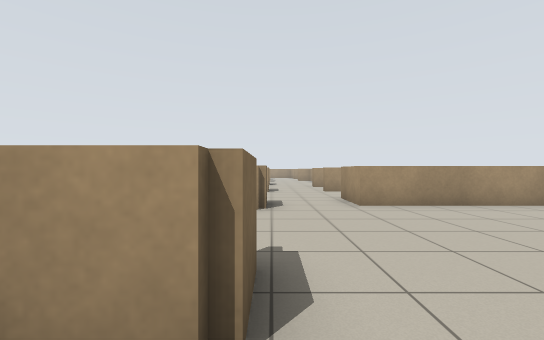
[1] (above)

24 first-person views from a walk through a robot-simulator world made for Stage. The camera is 0.9 m above the floor, looks level and sees 90° across. The lines on the ground mark 1 m squares. The floor is counted in squares, 1 m on a side. Each view is taken from the middle of a square. On the plan, view 1 faces up. The plan holds only what a view shows up to about 11 squares ahead; the rest is blank. Robots are left out.

[2]
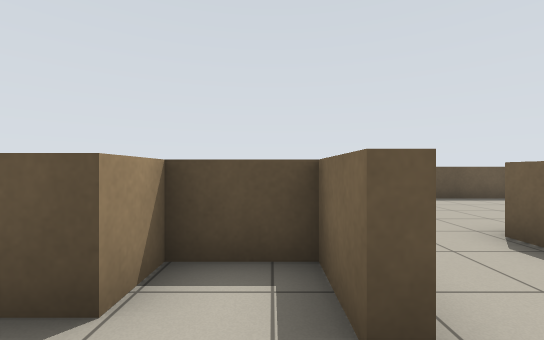

[3]
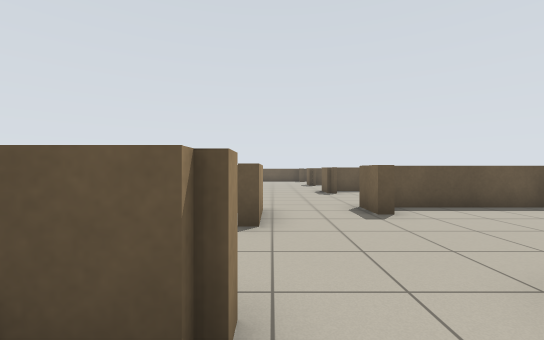

[4]
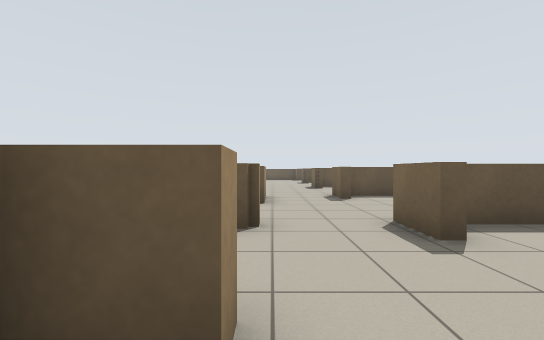

[5]
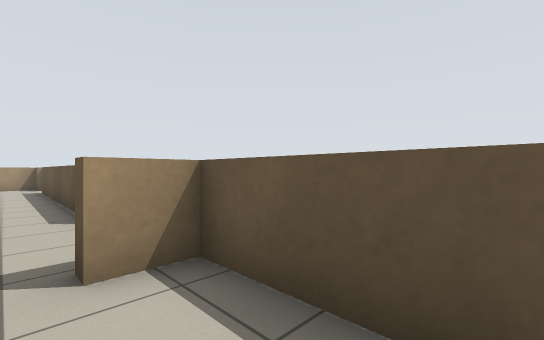

[6]
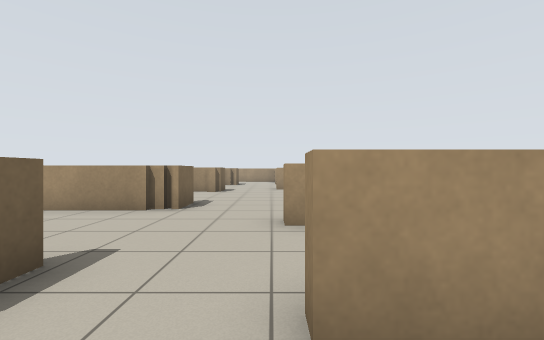

[7]
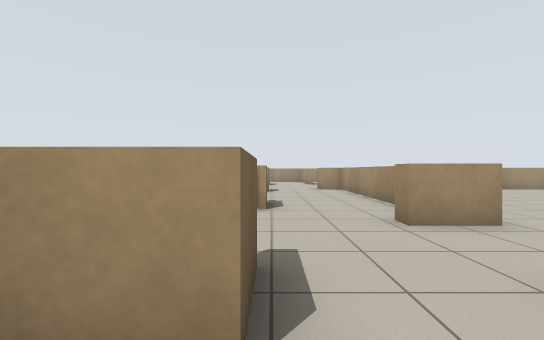

[8]
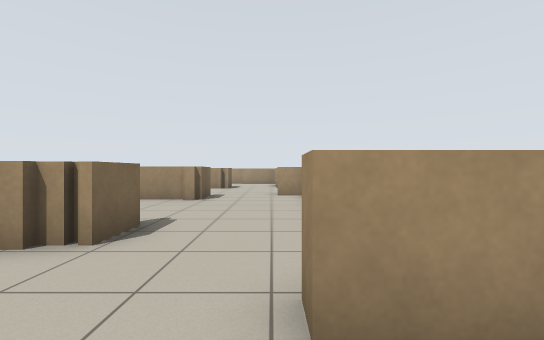

[9]
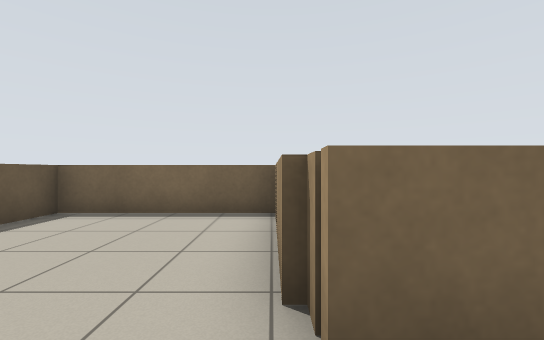

[10]
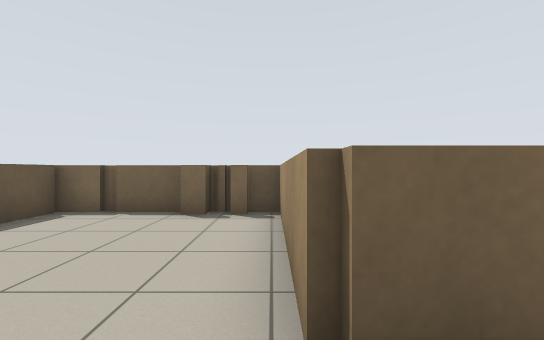

[11]
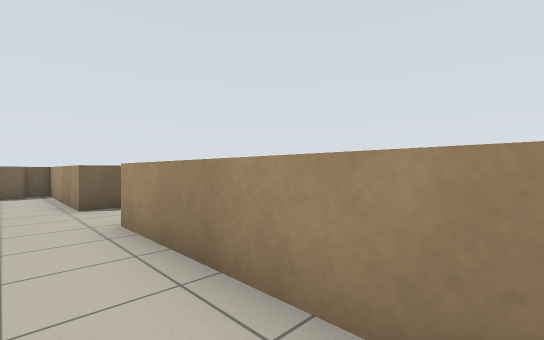

[12]
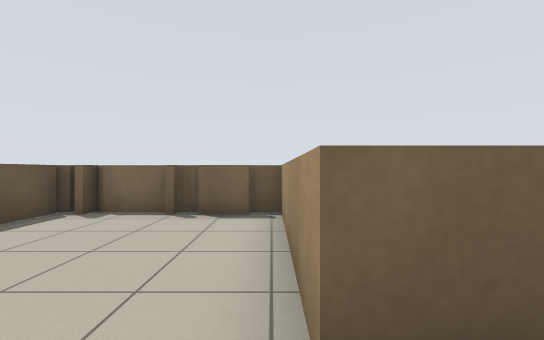

[13]
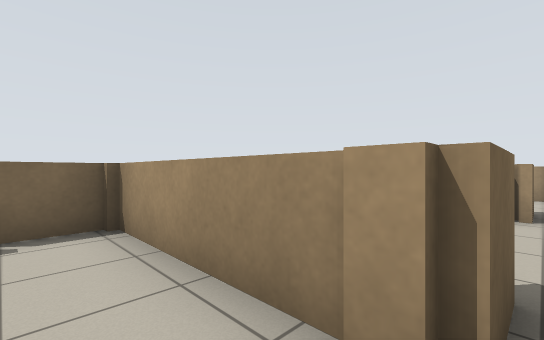

[14]
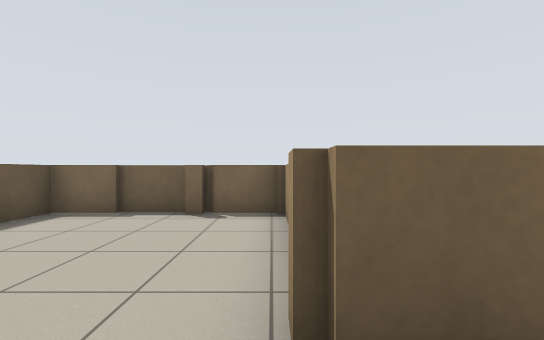

[15]
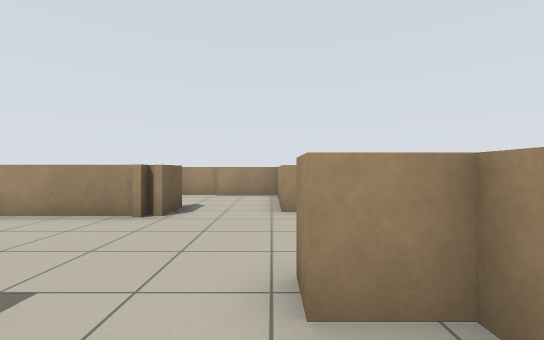

[16]
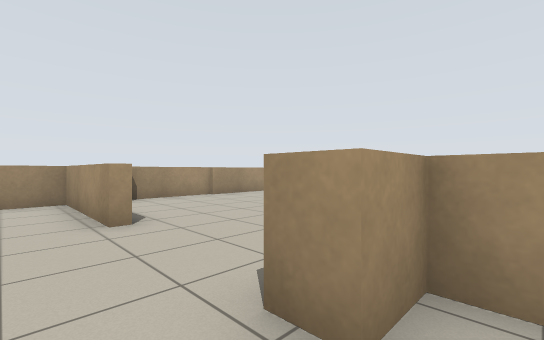

[17]
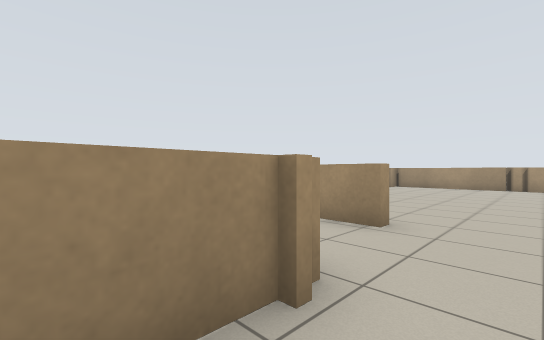

[18]
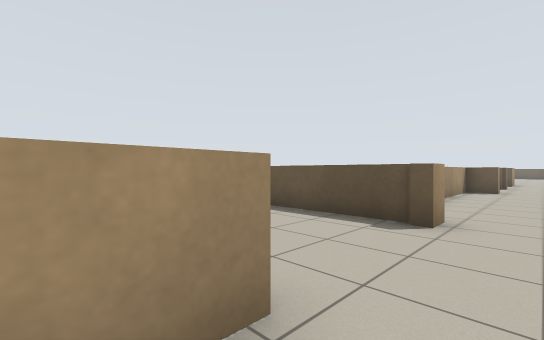

[19]
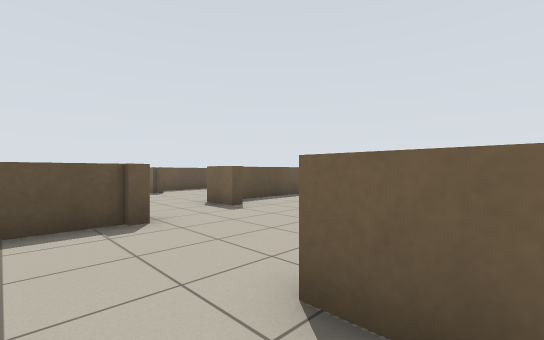

[20]
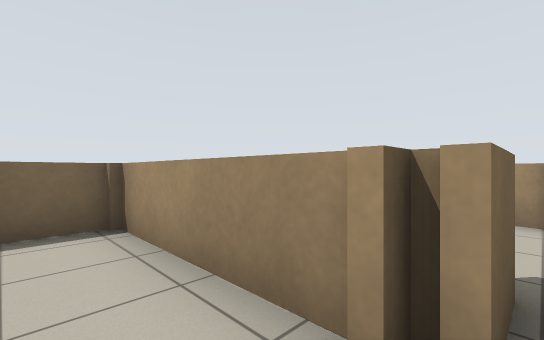

[21]
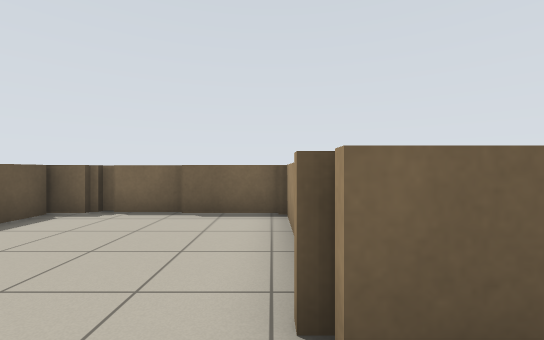

[22]
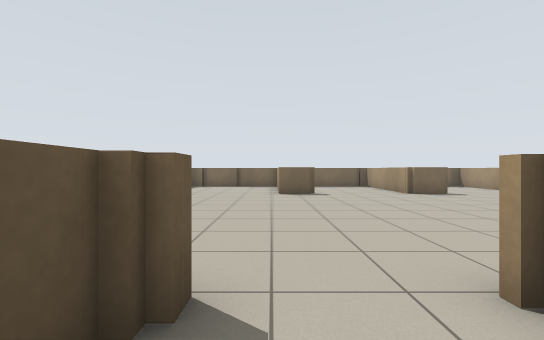

[23]
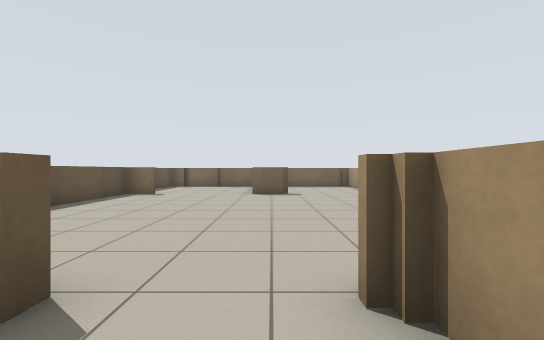

[24]
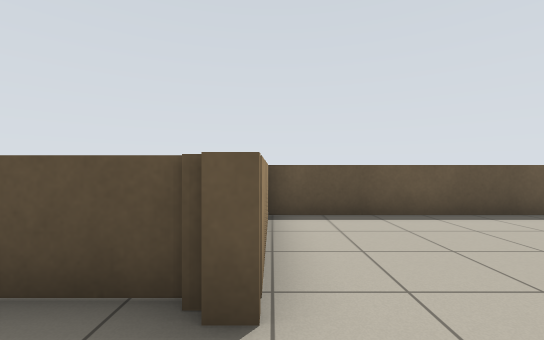

### Floor plan
Key: @ floor where view 1 was taken; # wall or solid block; x gap in a wall; . floor; = window, fence, low wall or low ledge.
Columns run from 5 left of view 1 to 13 right of it. Each row starts with its distance up from view 1.
 31     ==###===##
 30     ...= .....
 29     ...=........
 28      ..=.........
 27      =.=..........
 26 #=====............
 25 #.................=
 24 =..........
 23 =......==x==
 22 =....=..=
 21 #=====..=
 20 =.......=
 19 =.......=    ..
 18 =.......=   ..
 17 #..  =..=  ..
 16 #=====..= ..
 15 #......==..
 14 #.........
 13 #................
 12 #....=.=========.
 11 ======......
 10 #.......... .
  9 =.........
  8 =......=.==
  7 =....=.======
  6 ======......
  5 =..........
  4 =.........
  3 =........
  2 =....=...
  1 ======....
  0     .@......
 -1     .........
 -2     .........==
 -3      =..........
 -4     ............
 -5     .........===
 -6     .........=
 -7     .........=
 -8      =.......=
 -9       ========

Where each view was taken, in squares from view 1:
view 1: 0 up, 0 right, facing up
view 2: 10 up, 3 right, facing down
view 3: 13 up, 2 right, facing down
view 4: 16 up, 2 right, facing down
view 5: 13 up, 3 left, facing down-right
view 6: 10 up, 2 right, facing up
view 7: 10 up, 0 right, facing up
view 8: 13 up, 2 right, facing up
view 9: 16 up, 1 right, facing left
view 10: 6 up, 1 right, facing left
view 11: 10 up, 7 right, facing up-left
view 12: 11 up, 1 right, facing left
view 13: 20 up, 0 right, facing up-left
view 14: 21 up, 1 right, facing left
view 15: 21 up, 2 right, facing up
view 16: 22 up, 1 right, facing up-right
view 17: 25 up, 2 left, facing up-right
view 18: 28 up, 1 right, facing down-right
view 19: 28 up, 4 right, facing down-left
view 20: 25 up, 0 right, facing up-left
view 21: 26 up, 1 right, facing left
view 22: 4 down, 10 right, facing left
view 23: 3 down, 10 right, facing left
view 24: 3 down, 8 right, facing down
